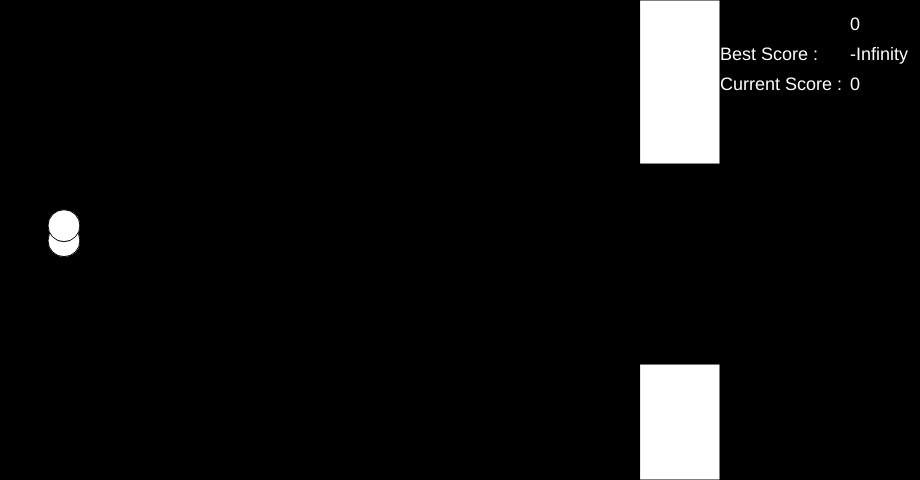
Frame 1 (no input)
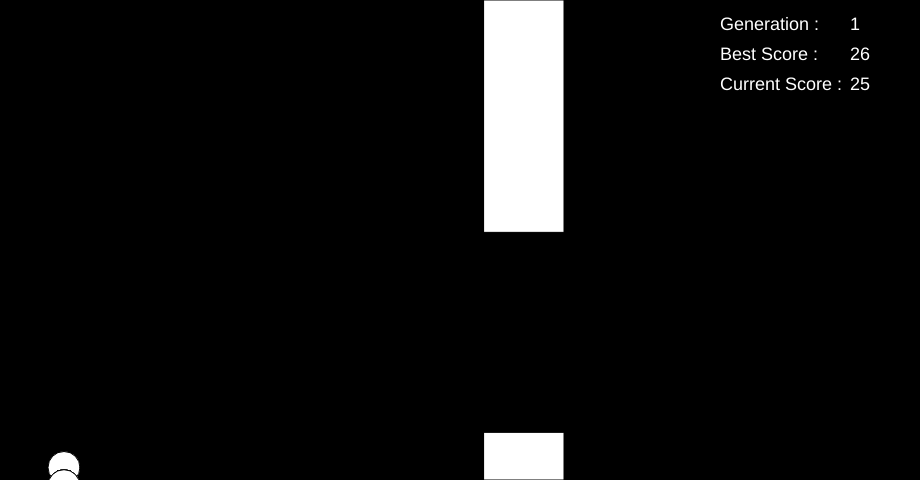
Frame 60 (no input)
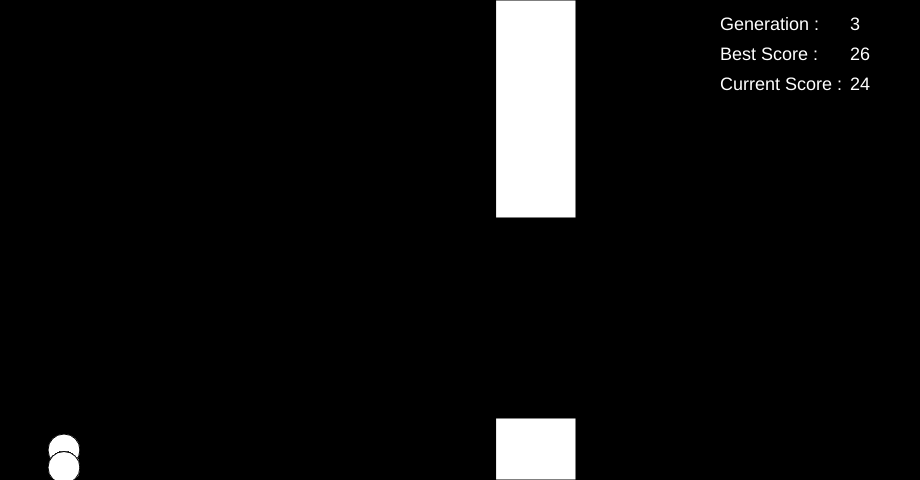
Frame 120 (the mouse pressed at the canvas centre since frame 60)

The p5.js sketch that drew these frames (run headless with seeded random() and noise() and a simulated clock; from frame 60 on, the mouse is pressed at the canvas centre):

// p5.js sketch
// ── sketch.js
var bird;
var pipes = [];
var birds = [];
var population = 60;
var weights = [];
var scores = [];
var maxR = 0.6
var minR = -0.3
var bestTScore = -Infinity;
var generation = 0;
var frameCountAi = 0;
var counter = 0;
var birdImg;
var pipeImg;
var bgImg;



function setup() {
  createCanvas(920, 480);
  for(var i = 0;i<population;i++){
   birds.push(new Bird(random(maxR,minR),random(maxR,minR),random(maxR,minR),random(maxR,minR),random(maxR,minR),random(maxR,minR),random(maxR,minR),random(maxR,minR)))
  }
  pipes.push(new Pipe());
}

function draw() {
  background(0);
  textSize(18)
  text('Generation : ', 720, 30);
  fill(255,255,255);
  text(generation, 850, 30);
  fill(255,255,255);
  text('Best Score : ', 720, 60);
  fill(255,255,255);
  text(bestTScore, 850, 60);
  fill(255,255,255);
  text('Current Score : ', 720, 90);
  fill(255,255,255);
  

  counter++;
  if(birds.length==0){
    

  	generation+=1
  let bestWeights = []
  let bestScore = -Infinity

  for(var i = 0;i<scores.length;i++){
  	if(scores[i]>bestScore){
  		bestWeights = weights[i]
  		bestScore = scores[i]
  	}

  }
  // console.log("Generation No :",generation,"Highest score :",bestScore)
  if(bestScore>bestTScore){
  bestTScore = bestScore
}
  maxr = 1.5
  minr = -1.5
  birds.push(new Bird(bestWeights[0],bestWeights[1],bestWeights[2],bestWeights[3],bestWeights[4],bestWeights[5],bestWeights[6],bestWeights[7]))

  for(var i = 0;i<population-1;i++){
  	if(Math.floor(Math.random() * 10)<2){
   birds.push(new Bird(random(maxr,minr)*bestWeights[0],random(maxr,minr)*bestWeights[1],random(maxr,minr)*bestWeights[2],random(maxr,minr)*bestWeights[3],random(maxr,minr)*bestWeights[4],random(maxr,minr)*bestWeights[5],random(maxr,minr)*bestWeights[6],random(maxr,minr)*bestWeights[7]))
  }
  else{
  	birds.push(new Bird(bestWeights[0],bestWeights[1],bestWeights[2],bestWeights[3],bestWeights[4],bestWeights[5],bestWeights[6],bestWeights[7]))


  }
  }
  counter = 0
  pipes = []
  scores = []
  weights = []

  }
  text(birds[0].score, 850, 90);
  fill(255,255,255);
  if (counter %75 == 0) {
  	pipes.push(new Pipe())
    
  }
for (var i = pipes.length-1; i >= 0; i--) {
    pipes[i].show();
    pipes[i].update();
    for(var j = 0;j<birds.length;j++){
      if (pipes[i].hits(birds[j])) {
      scores.push(birds[j].score)
      weights.push([birds[j].w2,birds[j].w3,birds[j].w4,birds[j].w5,birds[j].b,birds[j].W1,birds[j].W2,birds[j].B1])
      birds.splice(j,1)

    }

    }
    

    if (pipes[i].offscreen()) {
      pipes.splice(i, 1);
    }
  }
  for(var i = 0;i<birds.length;i++){
  	if(birds[i].decision(pipes)){

  	birds[i].up()

  }
  birds[i].update();
  birds[i].show();
if(birds[i].hit) {
      scores.push(birds[i].score)
      weights.push([birds[i].w2,birds[i].w3,birds[i].w4,birds[i].w5,birds[i].b,birds[i].W1,birds[i].W2,birds[i].B1])
      birds.splice(i,1)

    }

  }

  

  
}

function sigmoid(input){
	return 1/(1+Math.exp(-input))
}
function keyPressed() {
  if (key == ' ') {
    birds[0].up();
    //console.log("SPACE");
  }
}

// ── bird.js

class Bird {
  constructor(w2,w3,w4,w5,b,W1,W2,B1){
  this.y = height/2;
  this.x = 64;
  this.hit = false;
  this.gravity = 0.7;
  this.lift = -15;
  this.velocity = 0;
  this.score = 0
  this.w2 = w2
  this.w3 = w3
  this.w4 = w4
  this.w5 = w5
  this.W1 = W1
  this.W2 = W2
  this.B1 = B1
  this.b = b
}
  show() {
    fill(255);
    ellipse(this.x, this.y, 32, 32);
  }

  up(){
    this.velocity += this.lift;
  }
  decision(pipes){
    let d = Infinity
    let pipesS = null
    for(var i = 0;i<pipes.length;i++){
      let distan = pipes[i].x-this.x
      if(distan>0 && distan<d){
        pipesS = pipes[i]
        d = distan
      }
    }
    let decide = this.w2*(this.y/480)+this.w3*(pipesS.x/640)+this.w4*(pipesS.top/480)+this.w5*(pipesS.bottom/480)+this.b
    let decide1 = this.W1*decide+this.W2*decide+this.B1
    let predicted = 1/(1+Math.exp(-decide1))
    
    if(predicted>0.5){
      return true
    }
    else{
      return false
    }
  }

  update() {
    this.score+=1

    this.velocity += this.gravity;
    // this.velocity *= 0.9;
    this.y += this.velocity;

    if (this.y > height) {
      this.hit=true
    }

    if (this.y < 0) {
      this.hit=true
    }

  }

}

// ── pipe.js
function Pipe() {
  this.spacing = 200;
  this.top = random(height / 7, (2 / 4) * height);
  this.bottom = height - (this.top + this.spacing);
  this.x = 640;
  this.w = 80;
  this.speed = 6;

  this.highlight = false;

  this.hits = function(bird) {
    if (bird.y < this.top || bird.y > height - this.bottom) {
      if (bird.x > this.x && bird.x < this.x + this.w) {
        this.highlight = true;
        return true;
      }
    }
    this.highlight = false;
    return false;
  }

  this.show = function() {
    fill(255);
    if (this.highlight) {
      fill(255, 0, 0);
    }
    rect(this.x, 0, this.w, this.top);
    rect(this.x, height - this.bottom, this.w, this.bottom);
  }

  this.update = function() {
    this.x -= this.speed;
  }

  this.offscreen = function() {
    if (this.x < -this.w) {
      return true;
    } else {
      return false;
    }
  }


}
